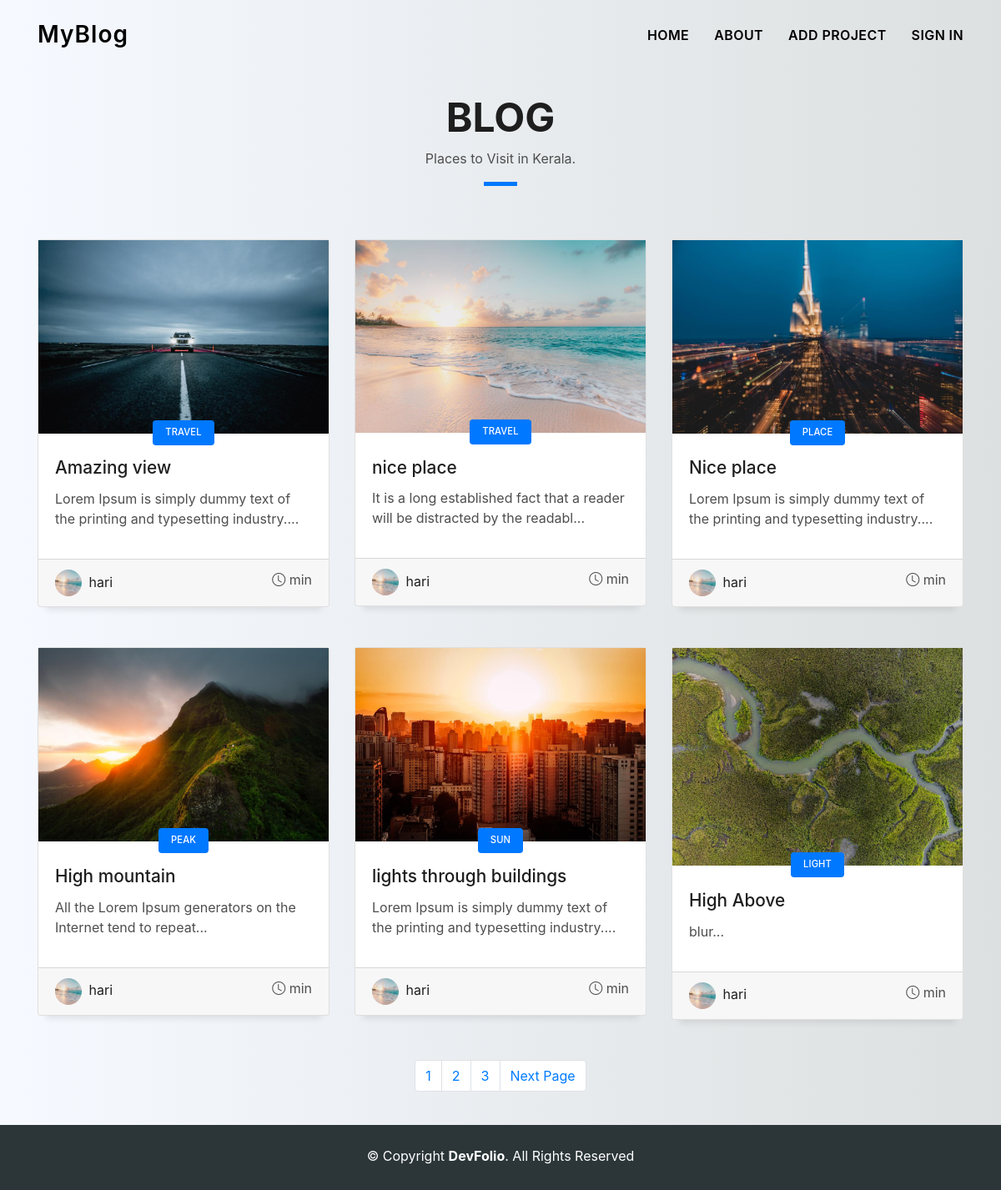
The app's page /, older data.
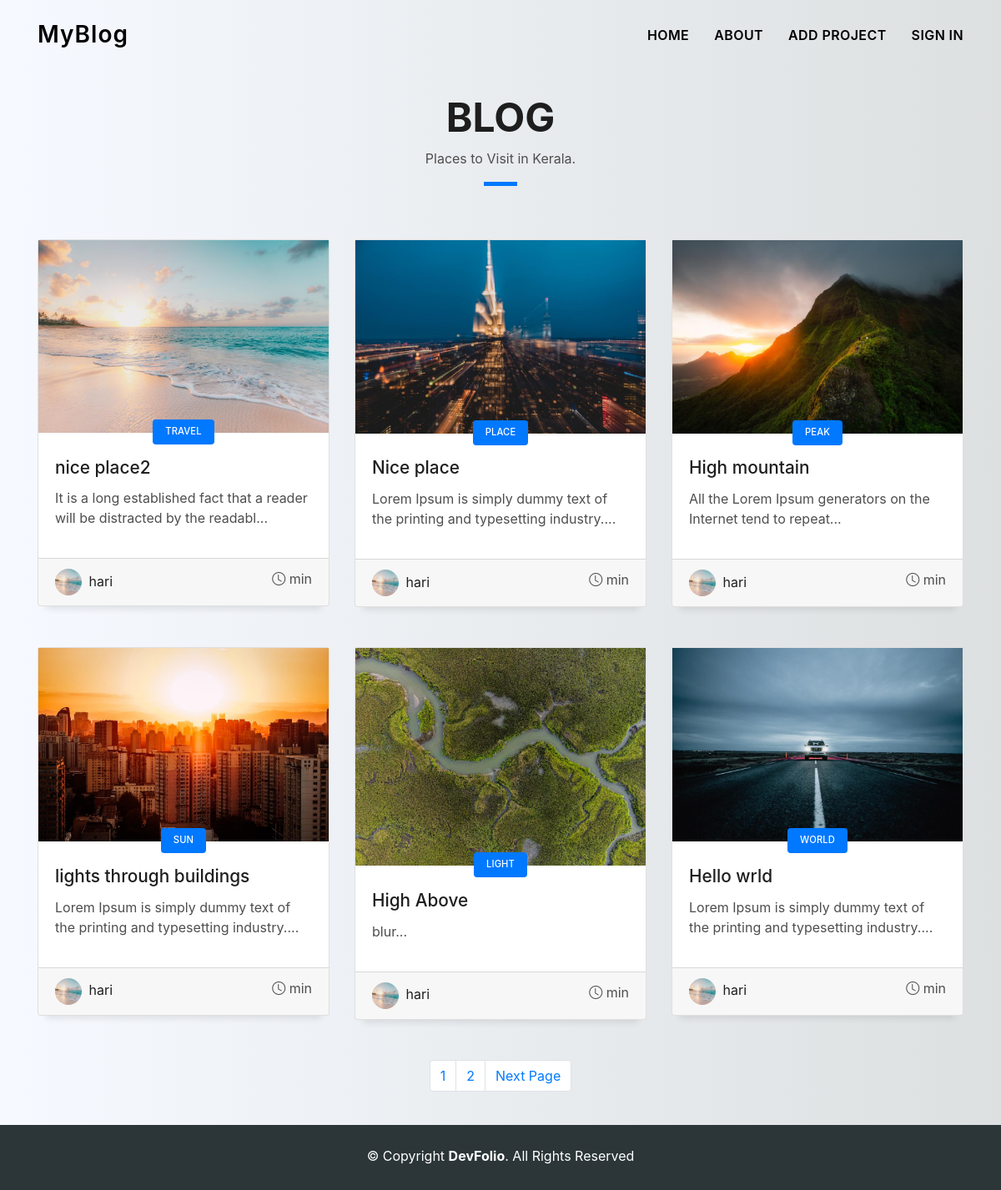
The same page, newer data.
### blogs/models.py (models this page shows, shortened)
class Article(models.Model):
    owner = models.ForeignKey(Profile, on_delete=models.SET_NULL, blank=True, null=True)
    heading = models.CharField(max_length=200)
    discription = models.CharField(max_length=300)
    category = models.CharField(max_length=100, null=True, blank=True)
    featured_image = ResizedImageField("Thumbnail Image",size=[1200,720], null=True, blank=True, default='images/blog_img/no-photo.jpg', upload_to='images/blog_img/')
    text_field =  RichTextUploadingField("Content",null=True, blank=True)
    tags = models.ManyToManyField('Tag', blank=True)
    comment_total = models.IntegerField(default=0, null=True, blank=True)
    created = models.DateTimeField(auto_now_add=True)
    id = models.UUIDField(default=uuid.uuid4,
                          primary_key=True, editable=False, unique=True)
    def getimageurl(self):
        try:
            url = self.featured_image.url
        except:
            url = ''
        return url
    def get_readtime(self):
        try:
            result = readtime.of_html(self.text_field)
            minutes = result.minutes
            return minutes
        except:
            return 1

### users/models.py (models this page shows, shortened)
class Profile(models.Model):
    user = models.OneToOneField(User, on_delete=models.CASCADE, null=True, blank=True)
    name = models.CharField(max_length=200, null=True, blank=True)
    username = models.CharField(max_length=200, null=True, blank=True)
    email = models.EmailField(max_length=400, unique=True,null=True, blank=True)
    profile_image = ResizedImageField(size=[250, 250], blank=True, null=True, default='images/profile_img/default.jpg', upload_to='images/profile_img/')
    short_intro = models.CharField(max_length=600, null=True, blank=True)
    website_link = models.URLField(max_length=800, null=True, blank=True)
    phone = models.PositiveIntegerField(null=True, blank=True)#, validators=[MaxValueValidator(9999999999)])
    profession = models.CharField(max_length=20, null=True, blank=True)
    created = models.DateTimeField(auto_now_add=True)
    id = models.UUIDField(default=uuid.uuid4, primary_key=True, editable=False, unique=True)
    def getimageurl(self):
        try:
            url = self.profile_image.url
        except:
            url = ''
        return url

### blogs/views.py (the view)
# urls.py: path('', views.articles, name='blogs'),
def articles(request):
    blogs = Article.objects.all()
    page = request.GET.get('page', 1)
    paginator = Paginator(blogs, 6) # 6 posts per page
    try:
        page_obj = paginator.page(page)
    except PageNotAnInteger:
        page_obj = paginator.page(1)
    except EmptyPage:
        page_obj = paginator.page(paginator.num_pages)
    context = {'page_obj': page_obj}
    return render(request, 'blogs/main-blog.html', context)

### blogs/templates/blogs/main-blog.html (shortened to what this page needs)
{% extends 'main.html' %}
{% load static %}
{% block content %}
<section id="blog" class="blog-mf sect-pt4 route">
  <div class="container">
    <div class="row">
      <div class="col-sm-12">
        <div class="title-box text-center">
          <h3 class="title-a">
            Blog
          </h3>
          <p class="subtitle-a">
            Places to Visit in Kerala.
          </p>
          <div class="line-mf"></div>
        </div>
      </div>
    </div>
    <div class="row">
      {% for blog in page_obj %}
      <div class="col-md-4">
        <div class="card card-blog">
          <div class="card-img">
            <a href="{% url 'article' blog.id %}"><img src="{{ blog.getimageurl }}" alt="" class="img-fluid"></a>
          </div>
          <div class="card-body">
            <div class="card-category-box">
              {% if blog.category is not None %}
              <div class="card-category">
                <h6 class="category"> {{ blog.category|slice:"15" }} </h6>
              </div>
              {% endif %}
            </div>
            <h3 class="card-title"><a href="{% url 'article' blog.id %}"> {{ blog.heading|slice:"55" }} </a></h3>
            <p class="card-description">
              {{ blog.discription|slice:"150" }}...
            </p>
          </div>
          <div class="card-footer">
            <div class="post-author">
              <a href="{% url 'profile' blog.owner.id %}">
                <img src="{{ blog.owner.getimageurl }}" alt="" class="avatar rounded-circle">
                <span class="author"> {{ blog.owner.username|slice:"20" }} </span>
              </a>
            </div>
            <div class="post-date">
              <span class="bi bi-clock"></span> {{ blog.get_readtime }} min
            </div>
          </div>
        </div>
      </div>
      {% endfor %}
    </div>
    <nav aria-label="Page navigation">
      <ul class="pagination justify-content-center">
        {% for num in page_obj.paginator.page_range %}
        {% if page_obj.number == num %}
        <li class="page-item"><a class="page-link" href="?page={{ num }}">{{ num }}</a></li>
        {% elif num > page_obj.number|add:'-3' and num < page_obj.number|add:'3' %}
        <li class="page-item"><a class="page-link" href="?page={{ num }}">{{ num }}</a></li>
        {% endif %}
        {% endfor %}
        {% if page_obj.has_next %}
        <li class="page-item"><a class="page-link" href="?page={{ page_obj.next_page_number }}">Next Page</a></li>
        {% endif %}
      </ul>
    </nav>
</div>
</section>
<br>
<footer>
  <div class="container">
    <div class="row">
      <div class="col-sm-12">
        <div class="copyright-box">
          <p class="copyright">&copy; Copyright <strong>DevFolio</strong>. All Rights Reserved</p>
        </div>
      </div>
    </div>
  </div>
</footer>
{% endblock %}

### templates/main.html (shortened to what this page needs)
{% load static %}
<!DOCTYPE html>
<html lang="en">
<html>
<head>
    <link href="{% static 'vendor/bootstrap/css/bootstrap.min.css' %}" rel="stylesheet">
    <link href="{% static 'vendor/bootstrap-icons/bootstrap-icons.css' %}" rel="stylesheet">
    <link href="{% static 'vendor/glightbox/css/glightbox.min.css' %}" rel="stylesheet">
    <link href="{% static 'vendor/swiper/swiper-bundle.min.css' %}" rel="stylesheet">
    <link rel="stylesheet" href="https://stackpath.bootstrapcdn.com/bootstrap/4.3.1/css/bootstrap.min.css">
    <link href="{% static 'styles/profile.css' %}" rel="stylesheet">
    <link href="{% static 'styles/style.css' %}" rel="stylesheet">
</head>
<body>
    {% include 'navbar.html' %}
    {% block content %}
    {% endblock content %}
</body>
</html>

### templates/navbar.html (shortened to what this page needs)
{% load static %}
<header id="header" class="fixed-top">
    <div class="container d-flex align-items-center justify-content-between">
        <h1 class="logo"><a href="{% url 'blogs' %}">MyBlog</a></h1>
        <nav id="navbar" class="navbar">
            <ul>
                <li><a class="nav-link scrollto" href="{% url 'blogs' %}">Home</a></li>
                <li><a class="nav-link scrollto" href="#about">About</a></li>
                <li><a class="nav-link" href="{% url 'createarticle' %}">Add project</a></li>
                {% if user.is_authenticated %}
                <li><a class="nav-link scrollto" href="{% url 'profile' user.profile.id %}">my profile</a></li>
                <li><a class="nav-link scrollto" href="{% url 'logout' %}">Logout</a></li>
                {% else %}
                <li><a class="nav-link scrollto" href="{% url 'login' %}">Sign in</a></li>
                {% endif %}
            </ul>
        </nav>
    </div>
</header>
<br>
<br>

### static/styles/profile.css (style rules this page uses)
body { background: -webkit-linear-gradient(left, #f6f9ff, #dde0e0); }

### static/styles/style.css (style rules this page uses)
body { background-color: #f6f9ff; color: #4e4e4e; }
h1, h2, h3, h4, h5, h6 { color: #1e1e1e; }
a { color: #1e1e1e; text-decoration: none; transition: all 0.5s ease-in-out; }
.box-shadow, .card-blog, .work-box, .service-box, .paralax-mf { box-shadow: 0 13px 8px -10px rgba(0, 0, 0, 0.1); }
.avatar { width: 32px; height: 32px; margin-right: 4px; overflow: hidden; }
.sect-pt4 { padding-top: 4rem; }
.title-box { margin-bottom: 4rem; }
.title-a { text-decoration: none; font-size: 3rem; font-weight: bold; text-transform: uppercase; }
.subtitle-a { text-decoration: none; color: #4e4e4e; }
.line-mf { width: 40px; height: 5px; background-color: #0078ff; margin: 0 auto; }
#header { transition: all 0.5s; z-index: 997; padding: 20px 0; }
#header .logo { font-size: 28px; margin: 0; padding: 0; font-weight: 600; letter-spacing: 1px; }
#header .logo a { color: rgb(0, 0, 0); }
.navbar { padding: 0; }
.navbar ul { margin: 0; padding: 0; display: flex; list-style: none; align-items: center; }
.navbar li { position: relative; }
.navbar > ul > li { white-space: nowrap; padding: 10px 0 10px 30px; }
.navbar a, .navbar a:focus { display: flex; align-items: center; justify-content: space-between; color: rgb(0, 0, 0); font-size: 16px; font-weight: 600; padding: 0; white-space: nowrap; transition: 0.3s; letter-spacing: 0.4px; position: relative; text-transform: uppercase; }
.navbar > ul > li > a:before { content: ""; position: absolute; width: 100%; height: 2px; bottom: -6px; left: 0; width: 0; background-color: rgb(0, 0, 0); visibility: hidden; transition: all 0.3s ease-in-out 0s; }
@media (min-width: 767px) { .card-blog { margin-bottom: 3rem; } }
.card-blog .card-body { position: relative; }
.card-blog .card-category-box { position: absolute; text-align: center; top: -16px; left: 15px; right: 15px; line-height: 25px; overflow: hidden; }
.card-blog .card-category { display: inline-block; color: #fff; padding: 0 15px 5px; overflow: hidden; background-color: #0078ff; border-radius: 4px; }
.card-blog .card-category .category { color: #fff; display: inline-block; text-transform: uppercase; font-size: 0.7rem; letter-spacing: 0.1px; margin-bottom: 0; }
.card-blog .card-title { font-size: 1.3rem; margin-top: 0.6rem; }
.card-blog .card-description { color: #4e4e4e; }
.card-blog .post-author { display: inline-block; }
.card-blog .post-date { color: #4e4e4e; display: inline-block; float: right; }
footer { text-align: center; color: #fff; padding: 25px 0; background: #2C3639; }
footer .copyright { margin-bottom: 0.3rem; }

Row changes from the older to the newer data that the page shows:
removed Article: getimageurl (picture), category "TRAVEL", heading "Amazing view", discription "Lorem Ipsum is simply dummy text of the printing and typesetting industry.", owner.getimageurl (picture), owner.username "hari"
changed Article "It is a long established fact that a reader will be distracted by the readabl": heading "nice place" → "nice place2"
added Article: getimageurl (picture), category "WORLD", heading "Hello wrld", discription "Lorem Ipsum is simply dummy text of the printing and typesetting industry.", owner.getimageurl (picture), owner.username "hari"
Text that changed along with them:
list line gone: "3"
